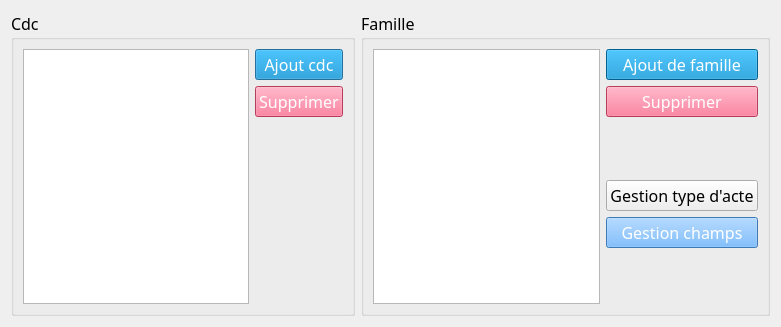
<?xml version="1.0" encoding="UTF-8"?>
<ui version="4.0">
 <class>Dialog</class>
 <widget class="QDialog" name="Dialog">
  <property name="geometry">
   <rect>
    <x>0</x>
    <y>0</y>
    <width>781</width>
    <height>327</height>
   </rect>
  </property>
  <property name="windowTitle">
   <string>Gestion cdc et famille</string>
  </property>
  <layout class="QHBoxLayout" name="horizontalLayout_3">
   <item>
    <widget class="QGroupBox" name="group_box_cdc">
     <property name="font">
      <font>
       <family>Papyrus</family>
       <pointsize>12</pointsize>
      </font>
     </property>
     <property name="title">
      <string>Cdc</string>
     </property>
     <layout class="QHBoxLayout" name="horizontalLayout">
      <item>
       <widget class="QTableWidget" name="table_widget_cdc"/>
      </item>
      <item>
       <layout class="QVBoxLayout" name="verticalLayout">
        <item>
         <widget class="QPushButton" name="btn_add_cdc">
          <property name="font">
           <font>
            <family>Papyrus</family>
            <pointsize>12</pointsize>
           </font>
          </property>
          <property name="styleSheet">
           <string notr="true">background-color: rgb(0, 135, 202);
color: rgb(255, 255, 255);</string>
          </property>
          <property name="text">
           <string>Ajout cdc</string>
          </property>
         </widget>
        </item>
        <item>
         <widget class="QPushButton" name="btn_delete_cdc">
          <property name="styleSheet">
           <string notr="true">color: rgb(255, 255, 255);
background-color: rgb(255, 85, 127);</string>
          </property>
          <property name="text">
           <string>Supprimer</string>
          </property>
         </widget>
        </item>
        <item>
         <spacer name="verticalSpacer">
          <property name="orientation">
           <enum>Qt::Vertical</enum>
          </property>
          <property name="sizeHint" stdset="0">
           <size>
            <width>20</width>
            <height>40</height>
           </size>
          </property>
         </spacer>
        </item>
       </layout>
      </item>
     </layout>
    </widget>
   </item>
   <item>
    <widget class="QGroupBox" name="group_box_registre">
     <property name="font">
      <font>
       <family>Papyrus</family>
       <pointsize>12</pointsize>
      </font>
     </property>
     <property name="title">
      <string>Famille</string>
     </property>
     <layout class="QHBoxLayout" name="horizontalLayout_2">
      <item>
       <widget class="QTableWidget" name="table_widget_famille"/>
      </item>
      <item>
       <layout class="QVBoxLayout" name="verticalLayout_2">
        <item>
         <widget class="QPushButton" name="btn_add_famille">
          <property name="font">
           <font>
            <family>Papyrus</family>
            <pointsize>12</pointsize>
           </font>
          </property>
          <property name="styleSheet">
           <string notr="true">background-color: rgb(0, 135, 202);
color: rgb(255, 255, 255);</string>
          </property>
          <property name="text">
           <string>Ajout de famille</string>
          </property>
         </widget>
        </item>
        <item>
         <widget class="QPushButton" name="btn_delete_famille">
          <property name="styleSheet">
           <string notr="true">color: rgb(255, 255, 255);
background-color: rgb(255, 85, 127);</string>
          </property>
          <property name="text">
           <string>Supprimer</string>
          </property>
         </widget>
        </item>
        <item>
         <spacer name="verticalSpacer_3">
          <property name="orientation">
           <enum>Qt::Vertical</enum>
          </property>
          <property name="sizeHint" stdset="0">
           <size>
            <width>20</width>
            <height>40</height>
           </size>
          </property>
         </spacer>
        </item>
        <item>
         <widget class="QPushButton" name="btn_gestion_type_acte">
          <property name="text">
           <string>Gestion type d'acte</string>
          </property>
         </widget>
        </item>
        <item>
         <widget class="QPushButton" name="btn_gestion_champs">
          <property name="font">
           <font>
            <family>Papyrus</family>
            <pointsize>12</pointsize>
           </font>
          </property>
          <property name="styleSheet">
           <string notr="true">background-color: rgb(85, 170, 255);
color: rgb(255, 255, 255);</string>
          </property>
          <property name="text">
           <string>Gestion champs</string>
          </property>
         </widget>
        </item>
        <item>
         <spacer name="verticalSpacer_2">
          <property name="orientation">
           <enum>Qt::Vertical</enum>
          </property>
          <property name="sizeHint" stdset="0">
           <size>
            <width>20</width>
            <height>40</height>
           </size>
          </property>
         </spacer>
        </item>
       </layout>
      </item>
     </layout>
    </widget>
   </item>
  </layout>
 </widget>
 <resources/>
 <connections/>
</ui>
